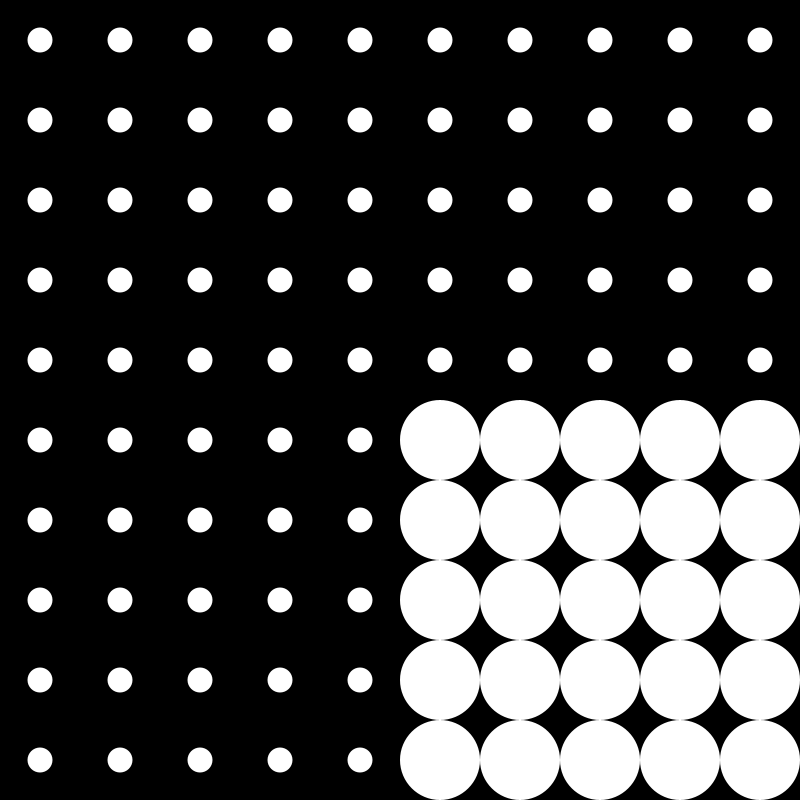
Frame 1 (no input)
Frame 60 (the mouse pressed at the canvas centre just before this capture): identical to frame 1, image omitted
Frame 120 (the mouse held since frame 60 and released just before this capture): identical to frame 1, image omitted

The Processing sketch that drew this single still picture (run headless with seeded random() and noise(); from frame 60 on, the mouse is pressed at the canvas centre):

// Processing sketch: w06_02_2dArrays2
// ── w06_02_2dArrays2.pde
int gridW = 10;
int gridH = 10;

boolean[][] isRed = new boolean[gridW][gridH];

void setup() {
  size(800, 800);
  noStroke();
  for (int i = 0; i < gridW; i++) {
    for (int j = 0; j < gridH; j++) {
      if (i >= gridW/2 && j >= gridH/2) {
        isRed[i][j] = true;
      } else {
        isRed[i][j] = false;
      }
    }
  }
}

void draw() {
  background(0);
  for (int i = 0; i < gridW; i++) {
    for (int j = 0; j < gridH; j++) {
      float w = width/gridW;
  float h = height/gridH;
  float xPos = i * width/gridW + w/2;
  float yPos = j * height/gridH + h/2;
      if (isRed[i][j] == true) {
        ellipse(xPos, yPos, w, h);
      } else {
        ellipse(xPos, yPos, 25, 25);
      }
 
      
    }
  }
}
